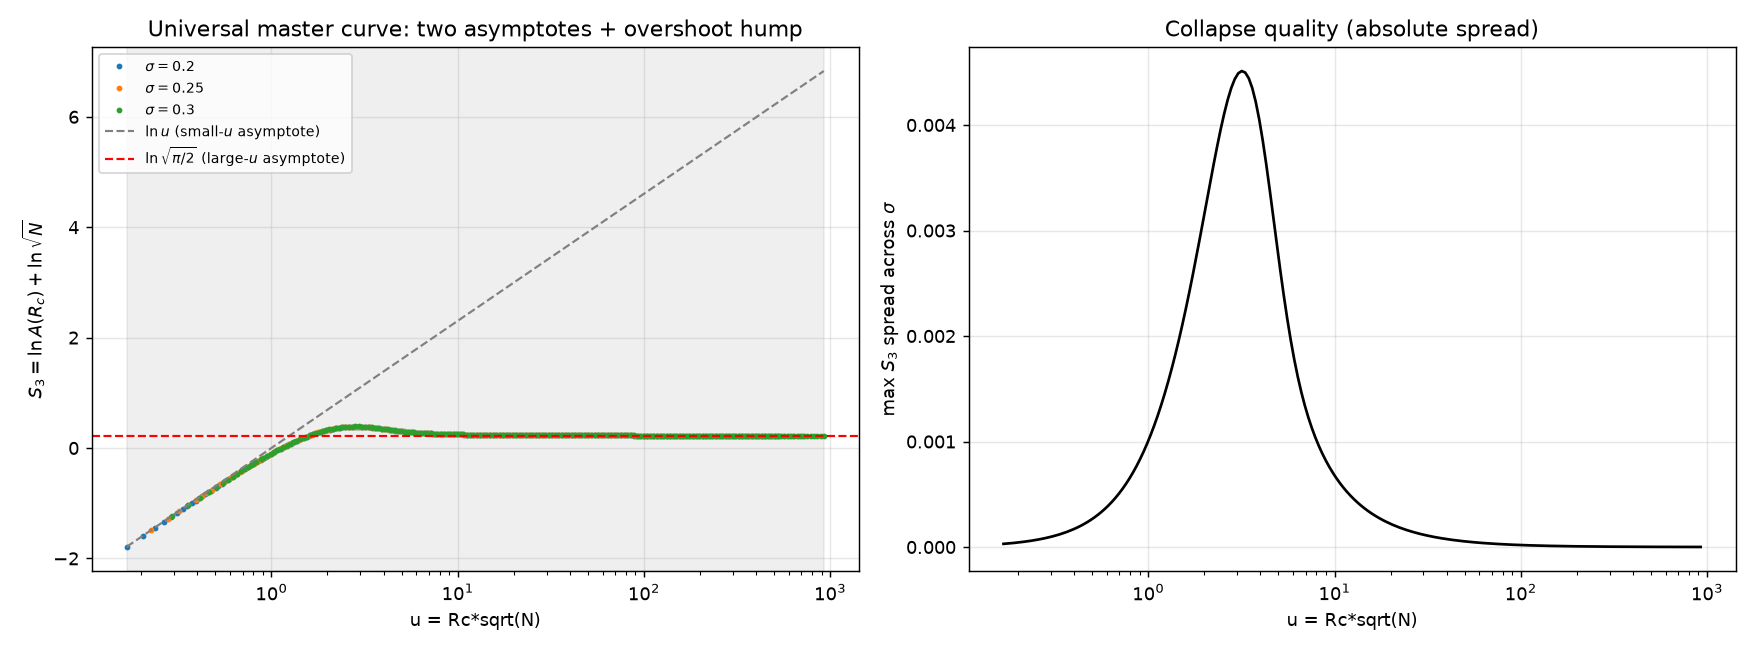

Recreate this plot in Python.
"""
THE MASTER CURVE OF THE WELL FACTOR  (deepseek_v4_flash)
========================================================
Claim under test:  S3 := ln A(Rc) + (1/2) ln N  is a UNIVERSAL function of
u := Rc*sqrt(N) alone, independent of sigma, with
  (i)  exact small-u asymptote  S3 -> ln u        (phi -> 1, A -> Rc)
  (ii) exact large-u asymptote  S3 -> ln sqrt(pi/2)   (A -> sqrt(pi/(2N)))
  (iii) a genuine OVERSHOOT hump between them, peaking ABOVE the large-u limit.

Grid-convergence of the hump was already verified (npts 2e5..4e6, p in {1.5,2,3}).
Here we locate the hump and quantify the overshoot for each sigma.
"""
import math, json
import numpy as np
import matplotlib; matplotlib.use('Agg')
import matplotlib.pyplot as plt
from scipy.special import erf

K0, ALPHA = 1.0, 1.5
LNP = 0.5*math.log(math.pi/2.0)

def setup(SIG):
    S2=SIG*SIG; lo,hi=1e-12,1.0
    for _ in range(200):
        m=0.5*(lo+hi)
        if K0*m**ALPHA*(1-m*m)-S2<0: lo=m
        else: hi=m
    RC=0.5*(lo+hi)
    def B(x): return 0.5*(K0*x**(ALPHA+2)/(ALPHA+2)-K0*x**(ALPHA+4)/(ALPHA+4)-S2*x*x/2.0)
    return S2,RC,B

def A_of_Rc(N,S2,RC,B,npts=200001,p=2.0):
    D=S2/N; t=np.linspace(0.0,1.0,npts); x=RC*t**p; Bx=B(x)
    with np.errstate(under='ignore',over='ignore'):
        phi=np.exp(2.0*Bx/D)
    dx=np.diff(x)
    return np.concatenate([[0.0],np.cumsum(0.5*(phi[1:]+phi[:-1])*dx)])[-1]

sigs=[0.20,0.25,0.30]
res={}
for sg in sigs:
    S2,RC,B=setup(sg)
    Ns=np.unique(np.round(np.logspace(np.log10(2),np.log10(2e7),400)).astype(int)).astype(float)
    U=[];S3=[];S4=[]
    for N in Ns:
        Arc=A_of_Rc(N,S2,RC,B)
        U.append(RC*math.sqrt(N)); S3.append(math.log(Arc)+0.5*math.log(N))
    U=np.array(U); S3=np.array(S3)
    i=int(np.argmax(S3))
    # refine peak by local parabolic fit in ln u
    lo,hi=max(i-2,0),min(i+3,len(U))
    cf=np.polyfit(np.log(U[lo:hi]),S3[lo:hi],2)
    ulog=-cf[1]/(2*cf[0]); ustar=math.exp(ulog); Speak=np.polyval(cf,ulog)
    res[sg]=dict(Rc=RC,S2=S2,ustar=ustar,Speak=Speak,overshoot=Speak-LNP)
    print(f"sigma={sg}: Rc={RC:.5f}  peak u*={ustar:.4f}  S3*={Speak:.5f}  "
          f"lnsqrt(pi/2)={LNP:.5f}  overshoot={Speak-LNP:+.5f} nats")

# ---- verify small-u asymptote S3 -> ln u -----------------------------------
print("\n=== small-u asymptote test: S3 - ln u  (should -> 0) ===")
print(f"{'u':>9} {'S3':>10} {'ln u':>10} {'S3-ln u':>12}")
for sg in [0.25]:
    S2,RC,B=setup(sg)
    for N in [1.0,2.0,4.0,9.0,16.0,25.0]:
        Arc=A_of_Rc(N,S2,RC,B); u=RC*math.sqrt(N); S3=math.log(Arc)+0.5*math.log(N)
        print(f"{u:>9.4f} {S3:>10.5f} {math.log(u):>10.5f} {S3-math.log(u):>12.3e}")

# ---- collapse quality on the honest overlap --------------------------------
S2,RC,B=setup(0.20); Ua=RC*math.sqrt(2.0)
S2,RC,B=setup(0.30); Ub=RC*math.sqrt(2e7)
print(f"\nOverlap window u in [{Ua:.3f},{Ub:.3f}]")
ug=np.logspace(math.log10(Ua),math.log10(Ub),200)
arr=[]
for sg in sigs:
    S2,RC,B=setup(sg)
    Ns=ug**2/RC**2
    S3=np.array([math.log(A_of_Rc(N,S2,RC,B))+0.5*math.log(N) for N in Ns])
    arr.append(S3)
arr=np.array(arr)
spread=arr.max(0)-arr.min(0)
print(f"  max |S3 spread| = {spread.max():.3e}   mean = {spread.mean():.3e}")
print(f"  S3 range over window = {arr.max()-arr.min():.4f}  -> max spread is {100*spread.max()/(arr.max()-arr.min()):.2f}% of range")

# analytic two-asymptote envelope comparison
env_lo=np.log(ug); env_hi=np.full_like(ug,LNP)
print(f"  S3 exceeds BOTH asymptotes in the hump: max S3 = {arr.max():.5f} at u={ug[np.argmax(arr.max(0))]:.3f}")

fig,ax=plt.subplots(1,2,figsize=(13.5,5))
for k,sg in enumerate(sigs):
    S2,RC,B=setup(sg)
    Ns=np.unique(np.round(np.logspace(np.log10(2),np.log10(2e7),200)).astype(int)).astype(float)
    U=[];S3=[]
    for N in Ns:
        U.append(RC*math.sqrt(N)); S3.append(math.log(A_of_Rc(N,S2,RC,B))+0.5*math.log(N))
    ax[0].plot(U,S3,'o',ms=2.2,label=f'$\\sigma={sg}$')
ax[0].plot(ug,env_lo,'--',color='grey',lw=1.2,label='$\\ln u$ (small-$u$ asymptote)')
ax[0].axhline(LNP,color='r',ls='--',lw=1.2,label='$\\ln\\sqrt{\\pi/2}$ (large-$u$ asymptote)')
ax[0].axvspan(Ua,Ub,color='grey',alpha=0.12)
ax[0].set_xscale('log'); ax[0].set_xlabel('u = Rc*sqrt(N)'); ax[0].set_ylabel('$S_3=\\ln A(R_c)+\\ln\\sqrt{N}$')
ax[0].set_title('Universal master curve: two asymptotes + overshoot hump')
ax[0].legend(fontsize=8); ax[0].grid(alpha=0.3)
ax[1].plot(ug,spread,'k-',lw=1.5)
ax[1].set_xscale('log'); ax[1].set_xlabel('u = Rc*sqrt(N)'); ax[1].set_ylabel('max $S_3$ spread across $\\sigma$')
ax[1].set_title('Collapse quality (absolute spread)'); ax[1].grid(alpha=0.3)
plt.tight_layout(); plt.savefig('master_curve.png',dpi=130); plt.close()

json.dump(dict(LNP=LNP, peak={str(s):res[s] for s in sigs},
               overlap=[float(Ua),float(Ub)], max_spread=float(spread.max()),
               mean_spread=float(spread.mean()), S3_range=float(arr.max()-arr.min())),
          open('master_curve.json','w'),indent=2)
print("\nSaved master_curve.png + master_curve.json")
